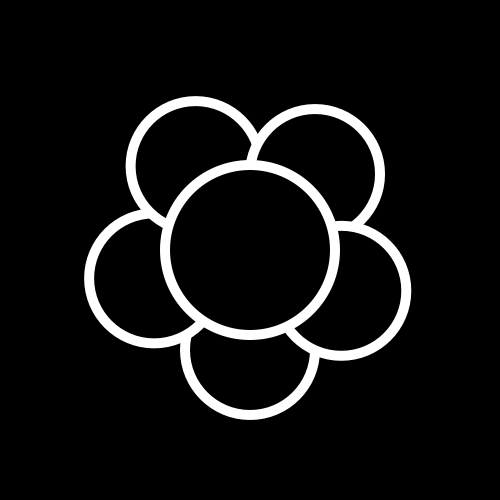
Frame 1 (no input)
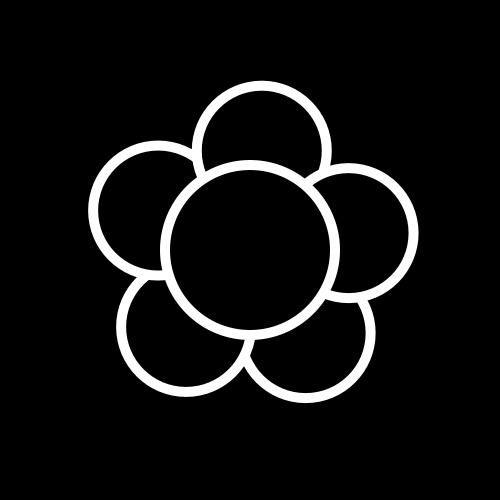
Frame 60 (the mouse pressed at the canvas centre just before this capture)
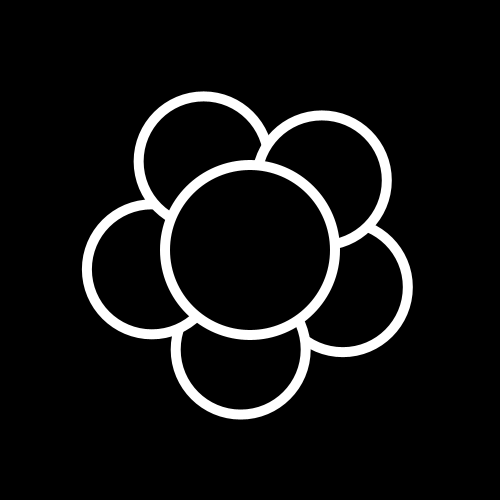
Frame 120 (the mouse held since frame 60 and released just before this capture)

The Processing sketch that drew these frames (run headless with seeded random() and noise(); from frame 60 on, the mouse is pressed at the canvas centre):

// Processing sketch: processing_180547
// ── processing_180547.pde

RotatingCircle[] circles;

void setup(){
  size(500,500);
  smooth();
  noStroke();
  background(0);
  
  circles = new RotatingCircle[5];
  float a = 0;
  for(int i = 0; i < 5; i++)
  {
    circles[i] = new RotatingCircle(a);
    a+= 5;
  }
}
 
void draw(){
   background(0);
   
   for(RotatingCircle circle : circles)
   {
     circle.update();
   }
   
   fill(255);
   ellipse(width/2,height/2,180,180);
   fill(0);
   ellipse(width/2,height/2,160,160);
}



class RotatingCircle{

float a = 1;

  RotatingCircle(float start)
 {
   a = start;
 }
 
 void update()
 {
 float x1 = sin(a) * 100;
 float y1 = cos(a) * 100;
 
  fill(255);
  ellipse ((width/2)+x1, (height/2)+y1, 140,140);   
  
  fill(0);
  
  ellipse ((width/2)+x1, (width/2)+y1, 120,120);
  
  line((width/2)+x1, (width/2)+y1, width/2,height/2);
  
 
  a = a + 0.01;
 }

}
